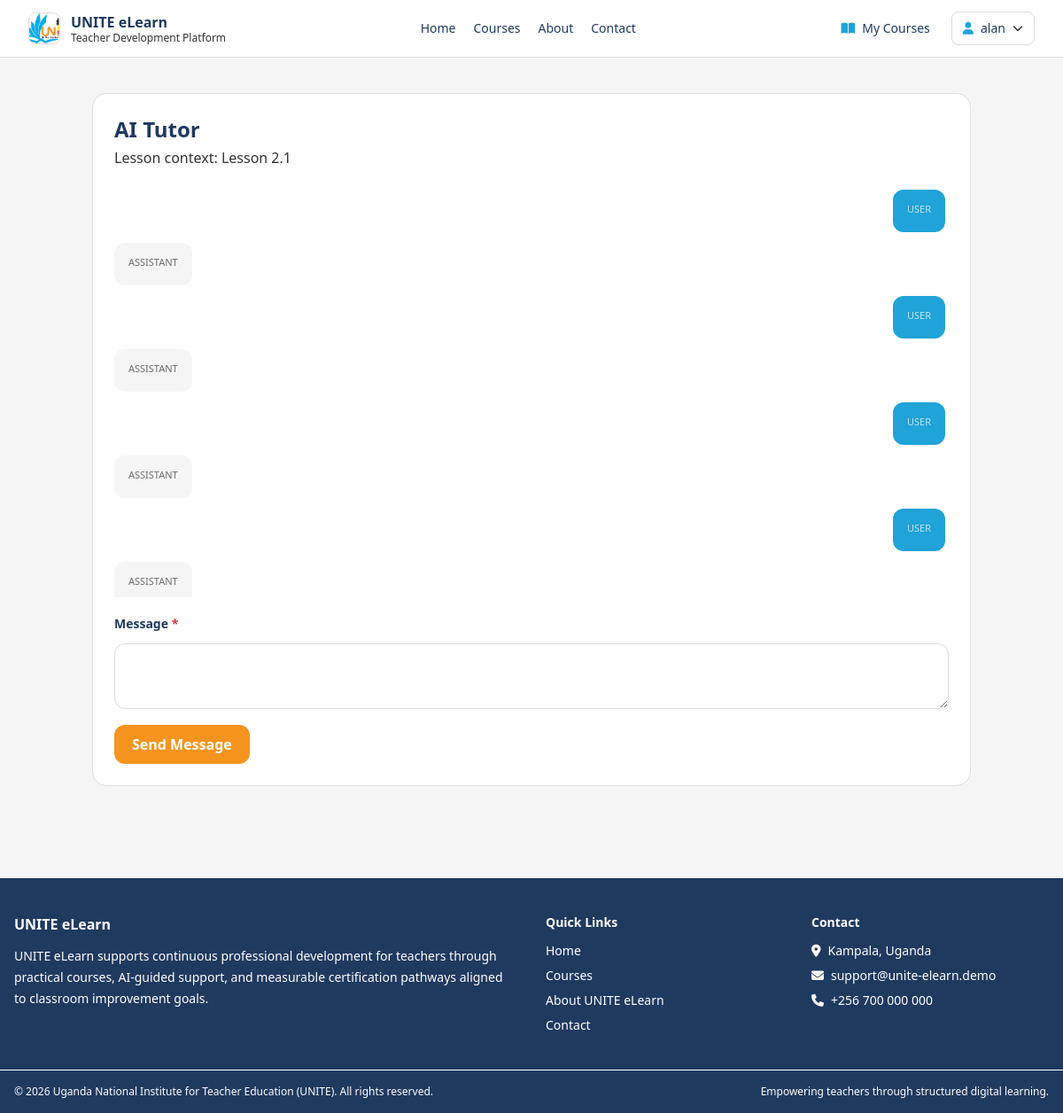
Screenshot of /ai/chat/?session_id=2 (signed in) with the database file from the repository.
### courses/models.py (models this page shows, shortened)
class Lesson(models.Model):
    TYPE_VIDEO = "video"
    TYPE_READING = "reading"
    TYPE_ASSIGNMENT = "assignment"
    TYPE_CHOICES = [
        (TYPE_VIDEO, "Video"),
        (TYPE_READING, "Reading"),
        (TYPE_ASSIGNMENT, "Assignment"),
    ]
    module = models.ForeignKey(Module, on_delete=models.CASCADE, related_name="lessons")
    title = models.CharField(max_length=255)
    order = models.PositiveIntegerField(default=1)
    lesson_type = models.CharField(max_length=20, choices=TYPE_CHOICES, default=TYPE_READING)
    duration_minutes = models.PositiveIntegerField(null=True, blank=True)
    content = models.TextField()
    summary = models.TextField(blank=True)
    ai_summary = models.TextField(blank=True)
    ai_keywords = models.TextField(blank=True)
    video_url = models.URLField(blank=True)
    downloadable_material_url = models.URLField(blank=True)
    class Meta:
        ordering = ["module", "order", "id"]

### ai_tutor/models.py (models this page shows, shortened)
class ChatMessage(models.Model):
    ROLE_USER = "user"
    ROLE_ASSISTANT = "assistant"
    ROLE_SYSTEM = "system"
    ROLE_CHOICES = [
        (ROLE_USER, "User"),
        (ROLE_ASSISTANT, "Assistant"),
        (ROLE_SYSTEM, "System"),
    ]
    session = models.ForeignKey(ChatSession, on_delete=models.CASCADE, related_name="messages")
    role = models.CharField(max_length=20, choices=ROLE_CHOICES)
    message = models.TextField()
    created_at = models.DateTimeField(auto_now_add=True)
    class Meta:
        ordering = ["created_at"]

### ai_tutor/views.py (the view)
# urls.py: path("ai/chat/", views.ai_chat_view, name="chat"),
@login_required
def ai_chat_view(request):
    course_id = request.GET.get("course_id")
    lesson_id = request.GET.get("lesson_id")
    session_id = request.GET.get("session_id")
    course = Course.objects.filter(id=course_id).first() if course_id else None
    lesson = Lesson.objects.select_related("module", "module__course").filter(id=lesson_id).first() if lesson_id else None
    if lesson:
        course = lesson.module.course
    if course and not Enrollment.objects.filter(user=request.user, course=course).exists():
        messages.error(request, "Enroll in the course first to use this tutor context.")
        return redirect("courses:detail", slug=course.slug)
    session = _get_or_create_session(request.user, course=course, lesson=lesson, session_id=session_id)
    chat_form = AIChatForm()
    return render(
        request,
        "ai_tutor/chat.html",
        {
            "session": session,
            "messages_list": session.messages.all(),
            "chat_form": chat_form,
            "course": session.course,
            "lesson": session.lesson,
        },
    )

### ai_tutor/forms.py
class AIChatForm(forms.Form):
    message = forms.CharField(widget=forms.Textarea(attrs={"rows": 3}), max_length=2000)

### ai_tutor/views.py (called while the page is built, shortened)
def _get_or_create_session(user, course=None, lesson=None, session_id=None):
    if session_id:
        return get_object_or_404(ChatSession, id=session_id, user=user)

### ai_tutor/templates/ai_tutor/chat.html (shortened to what this page needs)
{% extends 'base.html' %}
{% block content %}
<section class="max-w-5xl mx-auto px-4 py-10">
    <div class="bg-white border border-unite-gray-300 rounded-2xl p-6">
        <h1 class="text-2xl font-bold text-unite-navy-500">AI Tutor</h1>
        <p class="text-unite-text-main mt-1">
            {% if lesson %}Lesson context: {{ lesson.title }}{% elif course %}Course context: {{ course.title }}{% else %}General teacher training support{% endif %}
        </p>
        <div id="chat-messages" class="mt-6 space-y-3 max-h-[460px] overflow-y-auto pr-1">
            {% for msg in messages_list %}
                <div class="{% if msg.role == 'user' %}text-right{% endif %}">
                    <div class="inline-block max-w-[85%] px-4 py-3 rounded-xl text-sm {% if msg.role == 'user' %}bg-unite-blue-500 text-white{% else %}bg-unite-gray-100 text-unite-text-main{% endif %}">
                        <p class="text-[11px] mb-1 opacity-70 uppercase">{{ msg.role }}</p>
                    </div>
                </div>
            {% empty %}
                <div class="text-center py-10 text-unite-text-main">
                    <i class="fa-regular fa-comments text-3xl"></i>
                    <p class="mt-2 text-sm">No messages yet. Ask your first question.</p>
                </div>
            {% endfor %}
        </div>
        <form id="chat-form" method="post" action="{% url 'ai_tutor:send' %}" class="mt-5 space-y-3">
            <div class="grid gap-3">
                {% for field in chat_form %}
                    {% include 'partials/form_field.html' with field=field %}
                {% endfor %}
            </div>
            <button type="submit" data-loading="1" class="px-5 py-2.5 rounded-xl bg-unite-orange-500 hover:bg-unite-orange-600 text-white font-semibold ">Send Message</button>
        </form>
    </div>
</section>
{% endblock %}

### core/templates/partials/navbar.html (shortened to what this page needs)
{% load static %}
<nav class="bg-white border-b border-unite-gray-300 sticky top-0 z-40 no-print">
    <div class="max-w-7xl mx-auto px-4 sm:px-6 lg:px-8">
        <div class="flex justify-between h-16 items-center gap-5">
            <a href="{% url 'core:home' %}" class="flex items-center gap-3 min-w-fit">
                <img src="{% static 'UNITE_Logo.png' %}" alt="UNITE logo" class="h-9 w-9 rounded-lg object-cover border border-unite-gray-300">
                <div>
                    <p class="font-bold text-unite-navy-500 leading-tight">UNITE eLearn</p>
                    <p class="text-xs text-unite-text-main leading-tight">Teacher Development Platform</p>
                </div>
            </a>
            <div class="hidden md:flex items-center gap-5 text-sm">
                <a class="hover:text-unite-blue-500 transition-colors" href="{% url 'core:home' %}">Home</a>
                <a class="hover:text-unite-blue-500 transition-colors" href="{% url 'courses:list' %}">Courses</a>
                <a class="hover:text-unite-blue-500 transition-colors" href="{% url 'core:about' %}">About</a>
                <a class="hover:text-unite-blue-500 transition-colors" href="{% url 'core:about' %}#contact">Contact</a>
            </div>
            <div class="flex items-center gap-2 sm:gap-3 text-sm">
                {% if request.user.is_authenticated %}
                    <a class="hidden sm:inline-flex items-center gap-2 px-3 py-2 rounded-lg hover:bg-unite-gray-100 transition-colors" href="{% url 'courses:my-courses' %}">
                        <i class="fa-solid fa-book-open text-unite-blue-500"></i> My Courses
                    </a>
                    <details class="relative">
                        <summary class="list-none cursor-pointer px-3 py-2 rounded-lg border border-unite-gray-300 bg-white hover:bg-unite-gray-100 flex items-center gap-2">
                            <i class="fa-solid fa-user text-unite-blue-500"></i>
                            <span class="hidden sm:inline">{{ request.user.username }}</span>
                            <i class="fa-solid fa-chevron-down text-xs text-unite-text-main"></i>
                        </summary>
                    </details>
                {% else %}
                    <a class="px-3 py-2 rounded-lg hover:bg-unite-gray-100" href="{% url 'accounts:login' %}">Login</a>
                    <a class="px-4 py-2 rounded-lg bg-unite-orange-500 hover:bg-unite-orange-600 text-white transition-colors" href="{% url 'accounts:register' %}">Register</a>
                {% endif %}
            </div>
        </div>
    </div>
</nav>

### core/templates/base.html (style rules this page uses)
body { font-family: "Segoe UI", Tahoma, Geneva, Verdana, sans-serif; }
input[type="text"], input[type="email"], input[type="password"], input[type="url"], input[type="number"], textarea, select { width: 100%; border: 1px solid #DDDDDD; border-radius: 0.75rem; padding: 0.7rem 0.85rem; background: #fff; color: #333333; transition: all .2s ease; }

### rows the page displays
Lesson: title "Lesson 2.1"
ChatMessage: role "USER"
ChatMessage: role "ASSISTANT"
ChatMessage: role "USER"
ChatMessage: role "ASSISTANT"
ChatMessage: role "USER"
ChatMessage: role "ASSISTANT"
ChatMessage: role "USER"
ChatMessage: role "ASSISTANT"

### other values shown
{{ request.user.username }} "alan"
{{ field.label }} "Message"
